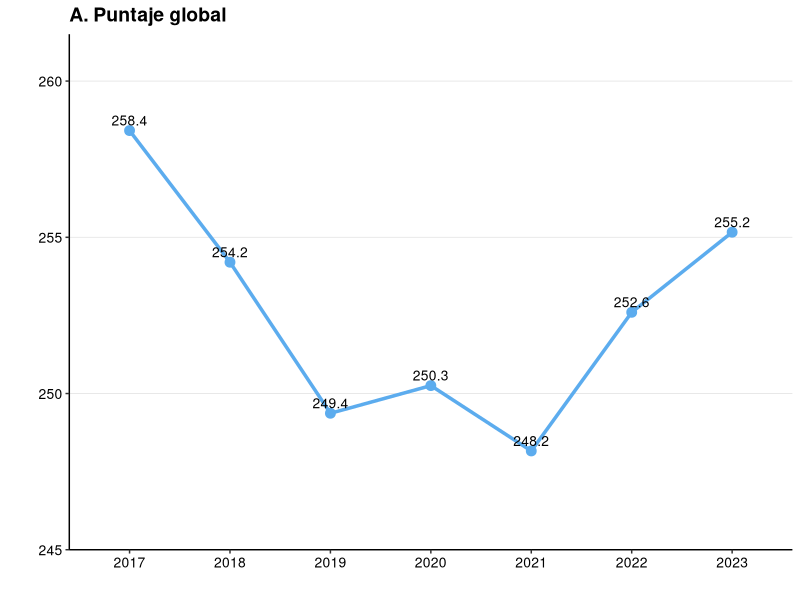
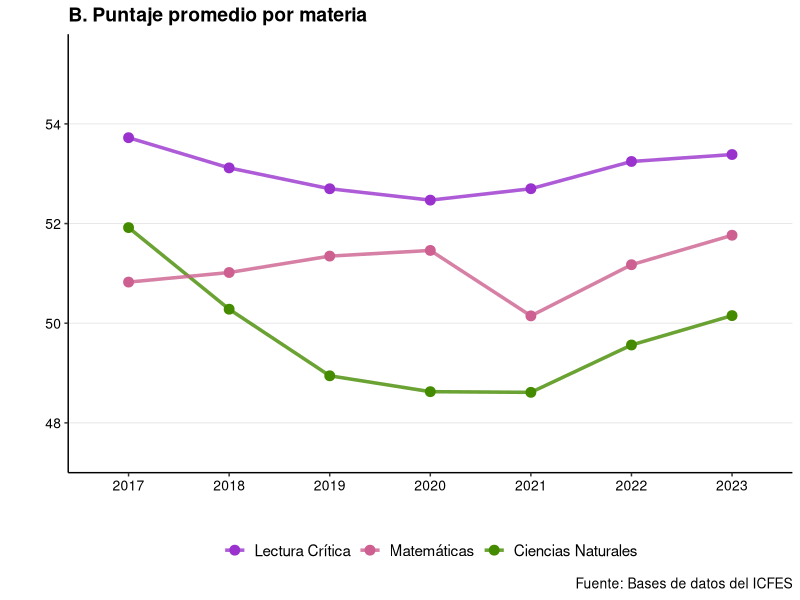
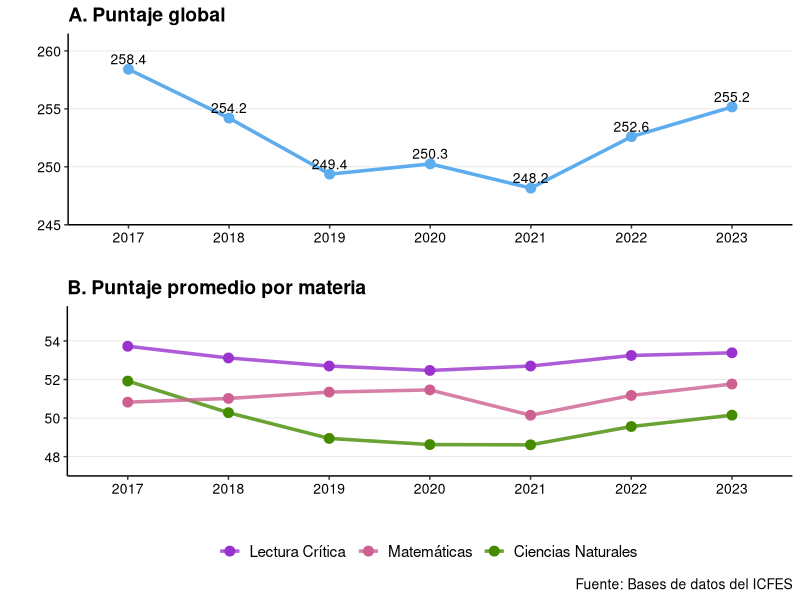

The R source for these figures, in order: (Note: this script raises an error after producing the figures.)
library(readr)
library(ggplot2)
library(dplyr)
library(scales) 
library(tidyr)
library(gridExtra)
library(cowplot)

rm(list=ls())

#Datos
datos_icfes <- read_delim("data/data_cap_026/datosfig_icfes.csv", 
                          delim = "\t",
                          locale = locale(decimal_mark = ",")) |>
  mutate(anio = as.character(anio))

#Gráfica
gr_puntajes<-ggplot(datos_icfes,aes(x=anio,y=puntaje_global, group=1))+
  geom_line(color = "#5CACEE",linewidth = 1.2)+
  geom_point(color = "#5CACEE", size=3)+
  geom_text(aes(label = comma(puntaje_global, accuracy = 0.1)), 
            vjust = -0.5, 
            size = 3.5,
            color = "black") + 
  coord_cartesian(ylim = c(245,260))+
  scale_y_continuous(labels = comma, 
                     expand = expansion(mult = c(0, 0.1))) + 
  labs(title="A. Puntaje global",
       x = "",
       y = "") +
  theme_classic()+
  theme(
    plot.title = element_text(size = 14, face = "bold"),
    axis.title = element_text(size = 12, color = "black"),
    axis.text = element_text(size = 10, color = "black"),
    axis.title.y = element_text(margin = margin(r=10)),
    panel.grid.major.y = element_line(color = "gray90", linewidth = 0.3),
    panel.grid.major.x = element_blank()
  )

gr_puntajes


#Puntajes globales
datos_icfes_long <- datos_icfes %>%
  pivot_longer(
    cols = -c(anio, numero_estudiantes, puntaje_global), 
    names_to = "materia", 
    values_to = "puntaje"
  ) %>%
  mutate(materia = case_when(
    materia == "matematicas" ~ "Matemáticas",
    materia == "lectura_critica" ~ "Lectura Crítica",
    materia == "ciencias_naturales" ~ "Ciencias Naturales",
    TRUE ~ materia
  ))

#Gráfica
gr_puntajesxmat <- ggplot(datos_icfes_long, aes(x = anio, y = puntaje, color = materia, group = materia)) +
  geom_line(linewidth = 1.2, alpha = 0.8) +
  geom_point(size = 3) +
  scale_color_manual(
    name = "Materia",
    values = c("Matemáticas" = "#CD6090", 
               "Lectura Crítica" = "#9A32CD", 
               "Ciencias Naturales" = "#458B00"),
    breaks = c("Lectura Crítica", "Matemáticas", "Ciencias Naturales")  # orden deseado
  ) +
  coord_cartesian(ylim = c(47,55)) +
  scale_y_continuous(
    labels = scales::comma_format(accuracy = 1),
    expand = expansion(mult = c(0, 0.1))
  ) + 
  labs(
    x = "",
    y = "",
    title = "B. Puntaje promedio por materia",
    caption = "Fuente: Bases de datos del ICFES"
  ) +
  theme_classic() +
  theme(
    plot.title = element_text(size = 14, face = "bold"),
    plot.caption = element_text(size = 10),
    axis.title = element_text(size = 12, color = "black"),
    axis.text = element_text(size = 10, color = "black"),
    axis.title.y = element_text(margin = margin(r = 15)),
    legend.position = "bottom",
    legend.text = element_text(size=11),
    legend.title = element_blank(),
    panel.grid.major.y = element_line(color = "gray90", linewidth = 0.3),
    panel.grid.major.x = element_blank()
  )


gr_puntajesxmat


#guardar gráfica combinada
gr_puntajest <- plot_grid(
  gr_puntajes, gr_puntajesxmat, 
  ncol = 1,                
  rel_heights = c(1, 1.2) 
)

gr_puntajest

ggsave("outputs/grafic_cap_026/f2_puntajest.jpg",
       plot = gr_puntajest,
       width = 7,
       height = 7,
       dpi=300)

